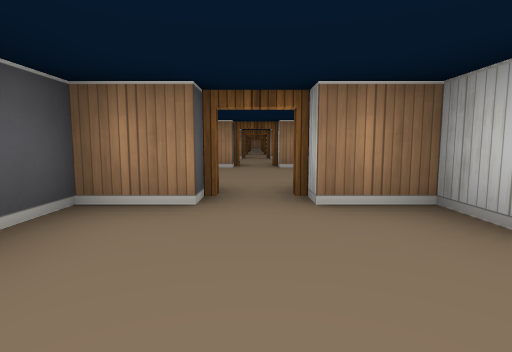
view 1 (above)

24 first-person views from a walk through a cub3D maze. The camera is about half as high as the walls, tilts 6° down and sees 80° across. The floor is counted in squares. Each view is taken from the middle of a square. On the plan, view 1 faces up. The plan holds only what a view shows up to about 9 squares ahead; the rest is blank.

view 2
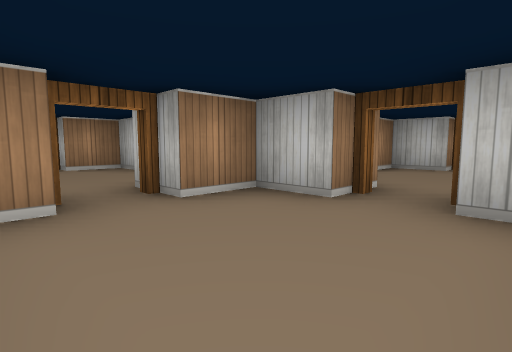

view 3
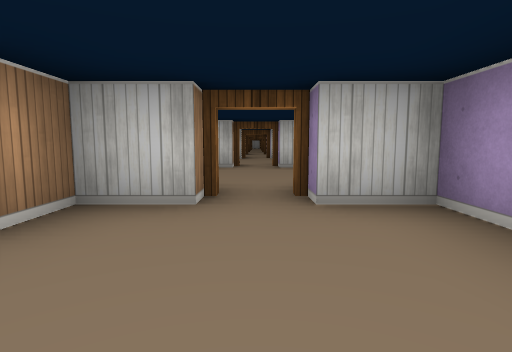

view 4
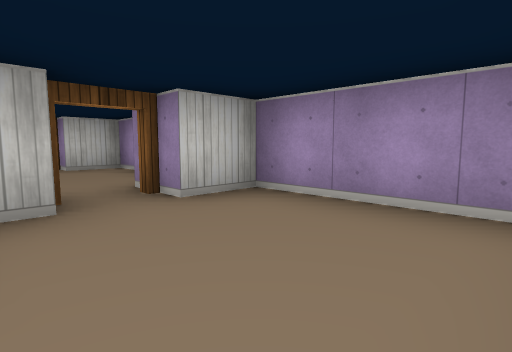

view 5
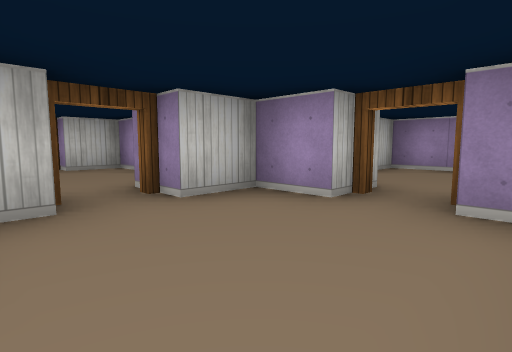

view 6
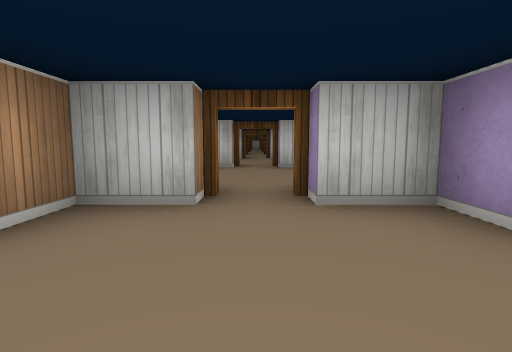

view 7
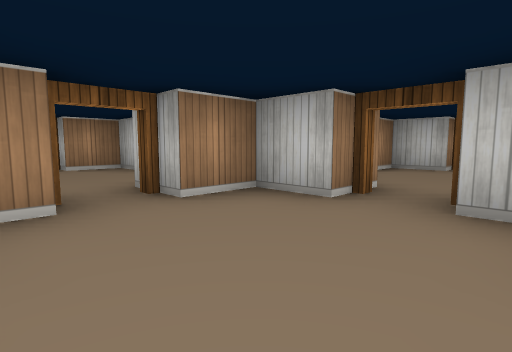

view 8
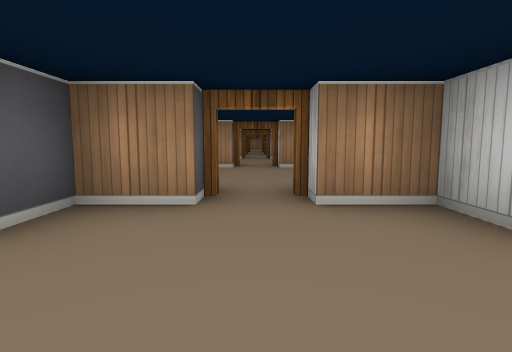

view 9
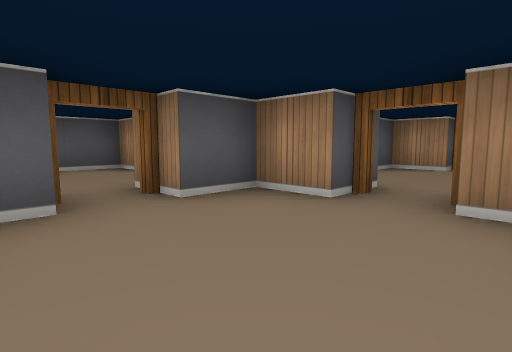

view 10
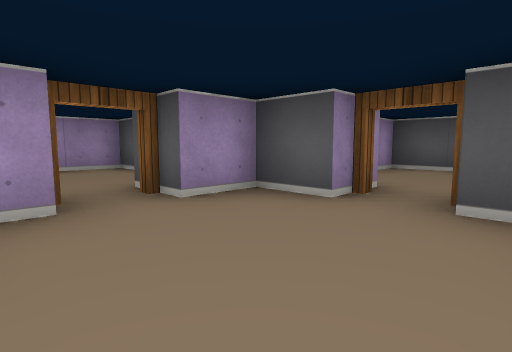

view 11
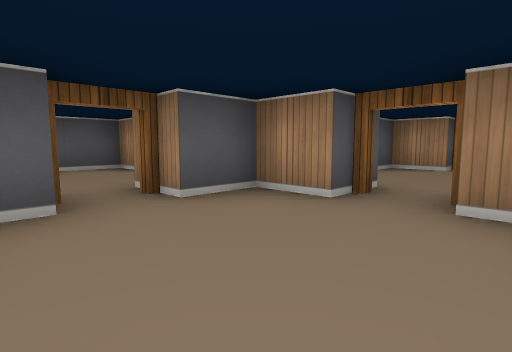

view 12
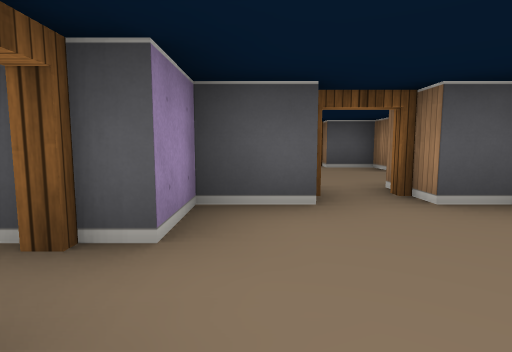

view 13
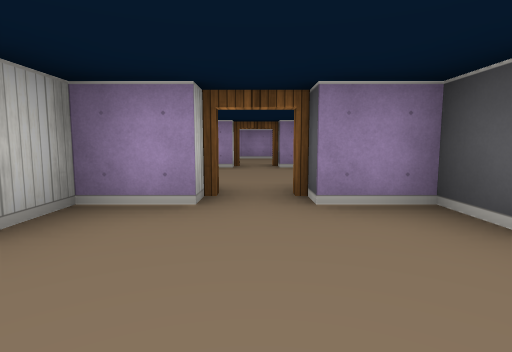

view 14
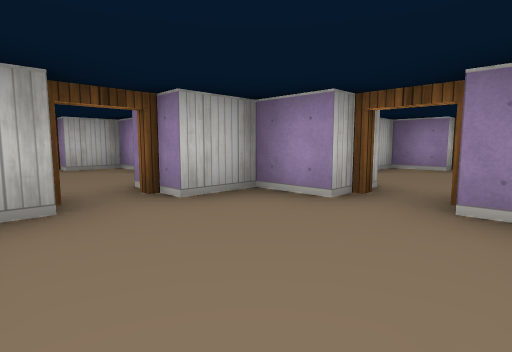

view 15
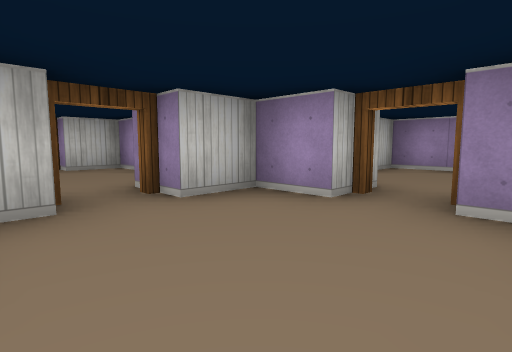

view 16
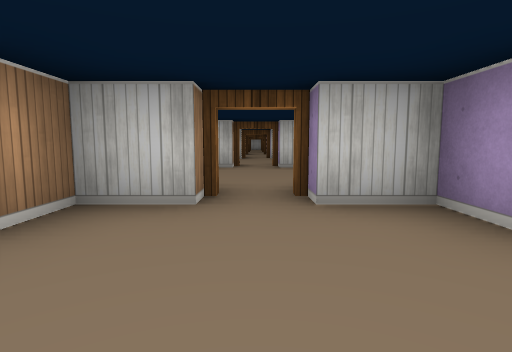

view 17
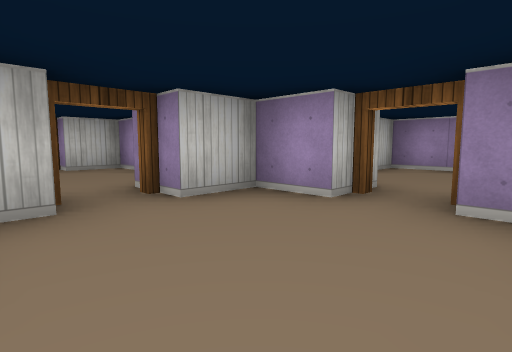

view 18
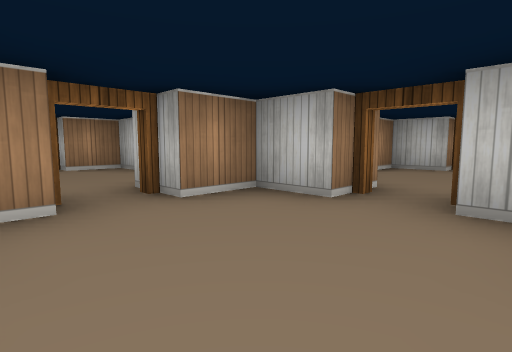

view 19
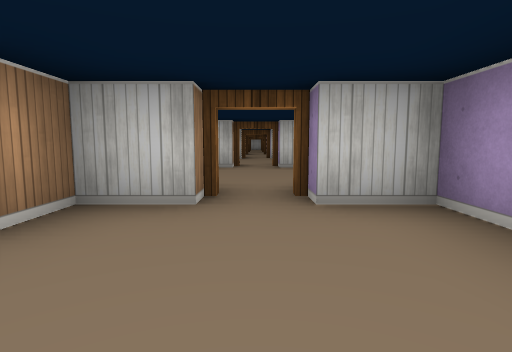

view 20
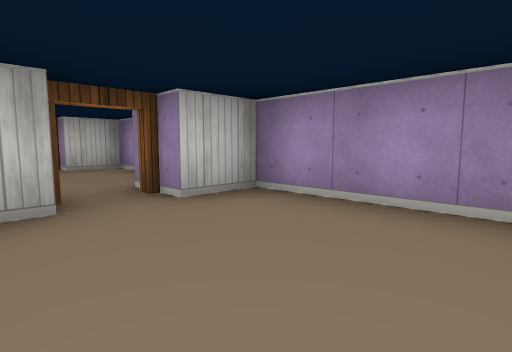

view 21
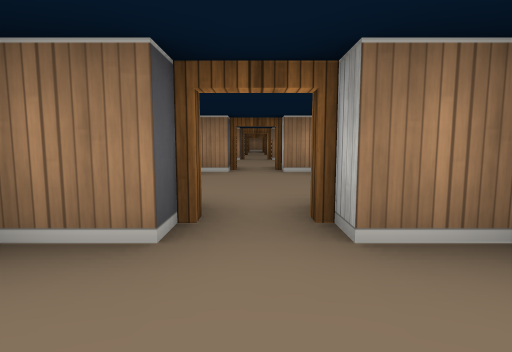

view 22
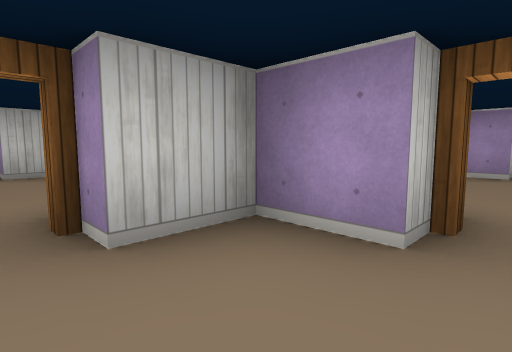

view 23
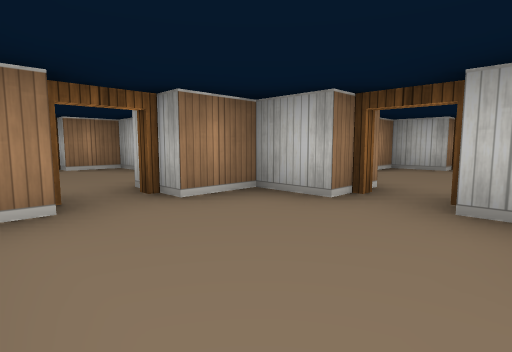

view 24
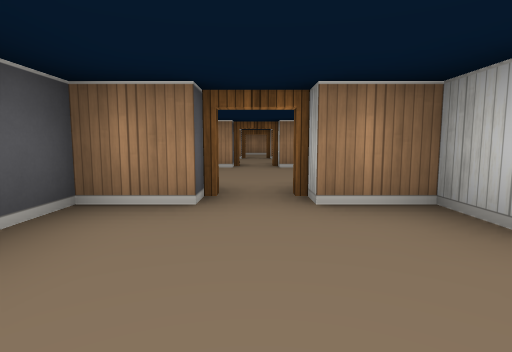

### Floor plan
Key: @ floor where view 1 was taken; # wall or solid block; . floor; D open door.
Columns run from 2 left of view 1 to 18 right of it. Each row starts with its distance up from view 1.
 19  #D##
 18  ...#
 17  ...
 16   ..
 15 ##D###D##
 14 #...#...#
 13  ...D...D
 12  ...#...#
 11 ##D###D##      ##
 10 #...#...#...# ..#
  9 #...D...D...D...
  8 #...#...#...#...#
  7 ##D###D###D###D##  ##
  6 #...#...#...#...#...#
  5 #...D...D...D...D...D
  4 #...#...#...#...#...#
  3 ##D###D###D###D##  ##
  2 #...#...#...#...#
  1  ...D...D...D...D
  0  .@.#...#...#...#
 -1  ################

Where each view was taken, in squares from view 1:
view 1: 0 up, 0 right, facing up
view 2: 0 up, 1 left, facing up-right
view 3: 1 up, 1 left, facing right
view 4: 2 up, 1 left, facing down-right
view 5: 6 up, 1 left, facing down-right
view 6: 5 up, 1 left, facing right
view 7: 4 up, 3 right, facing up-right
view 8: 4 up, 4 right, facing up
view 9: 4 up, 5 right, facing up-left
view 10: 6 up, 5 right, facing down-left
view 11: 8 up, 5 right, facing up-left
view 12: 8 up, 9 right, facing left
view 13: 10 up, 8 right, facing down
view 14: 10 up, 7 right, facing down-right
view 15: 6 up, 7 right, facing down-right
view 16: 5 up, 7 right, facing right
view 17: 6 up, 11 right, facing down-right
view 18: 4 up, 11 right, facing up-right
view 19: 1 up, 7 right, facing right
view 20: 2 up, 7 right, facing down-right
view 21: 5 up, 0 right, facing up
view 22: 13 up, 0 right, facing down-right
view 23: 12 up, 1 left, facing up-right
view 24: 12 up, 0 right, facing up
